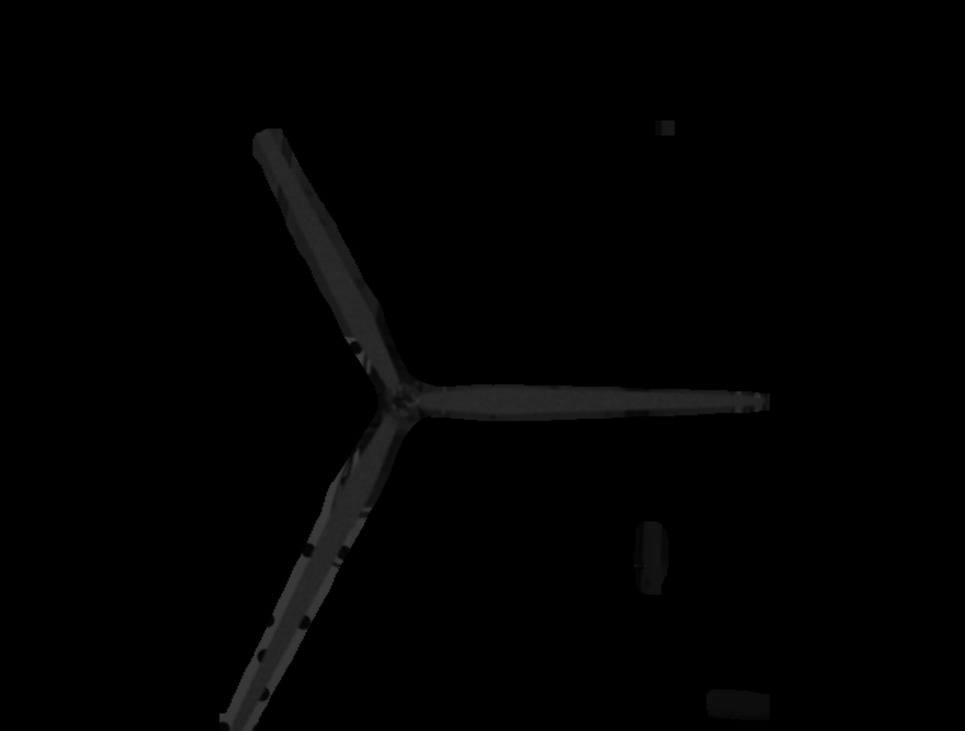
#> input picture imreadTest/ımg/img.png, 965 x 731 px, shrunk from 7920 x 6004 before the run, found by its file name
$ jupyter execute bladeDetect.ipynb
#> lines starting #> are read from the running program, lines starting #| are printed output that depends on the picture; after the words box and inside, x2 and y2 are one past the last pixel; in counts of white or black regions, pixels touching at a corner belong together
<a href="https://colab.research.google.com/github/onuralpArsln/InfoBits/blob/main/bladeDetect.ipynb" target="_parent"></a>

[cell 1]
import cv2
import numpy as np
from google.colab.patches import cv2_imshow

# Load the image
image = cv2.imread("img.png", cv2.IMREAD_GRAYSCALE)
#> image is the input picture: shape (731, 965); min 0, max 64, mean 2


_, binary = cv2.threshold(image, 10, 255, cv2.THRESH_BINARY)
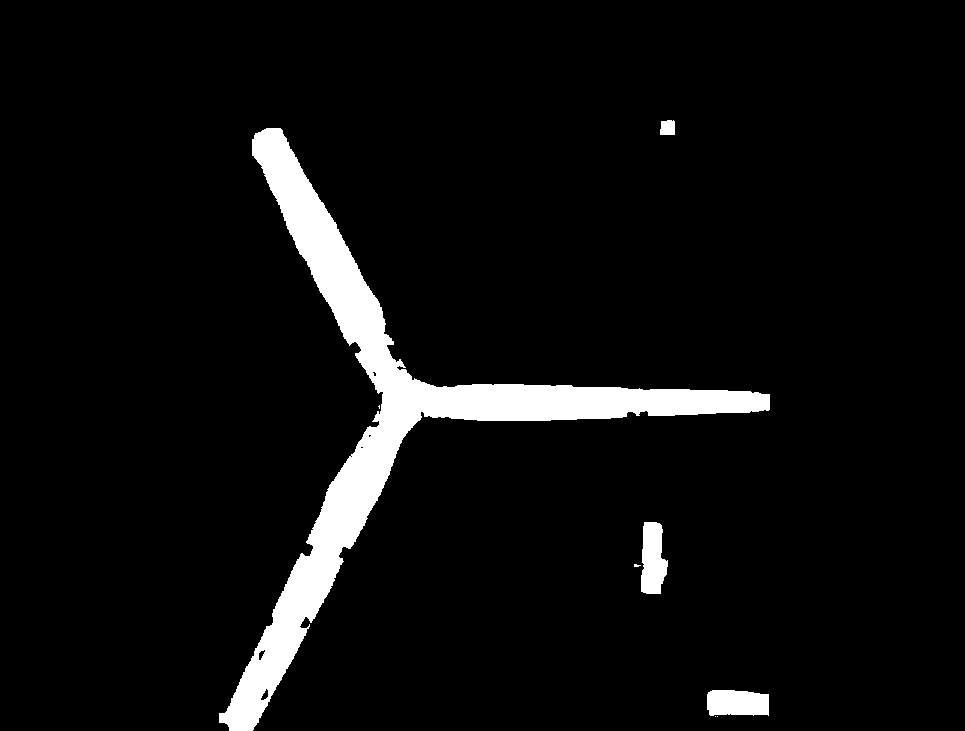
#> binary: shape (731, 965); 5.7% white; 8 white regions (4 under 20 px)

# Show the binary image
cv2_imshow( binary)


# Find contours in the binary image
contours, _ = cv2.findContours(binary, cv2.RETR_EXTERNAL, cv2.CHAIN_APPROX_SIMPLE)
#> contours = 8 contours, 4 with area under 20; largest, box (x1, y1, x2, y2) and area: (219, 128, 770, 731) 35930, (641, 522, 668, 594) 1404, (707, 690, 769, 716) 1372, (660, 120, 675, 135) 180

# Check if contours were found
if len(contours) == 0:
    print("No contours detected. Check the input image or thresholding step.")
else:
    # Find the largest contour (most likely the white blob)
    largest_contour = max(contours, key=cv2.contourArea)
#> largest_contour = contour of 1026 points, box (x1, y1, x2, y2) (219, 128, 770, 731), area 35930

    # Find the extreme points (leftmost, rightmost, topmost, bottommost)
    leftmost = tuple(largest_contour[largest_contour[:, :, 0].argmin()][0])   # Smallest X
#> leftmost = (219, 713)
    rightmost = tuple(largest_contour[largest_contour[:, :, 0].argmax()][0])  # Largest X
#> rightmost = (769, 409)
    topmost = tuple(largest_contour[largest_contour[:, :, 1].argmin()][0])    # Smallest Y
#> topmost = (266, 128)
    bottommost = tuple(largest_contour[largest_contour[:, :, 1].argmax()][0]) # Largest Y
#> bottommost = (229, 730)

    # Print the coordinates of the extreme points
    print(f"Leftmost: {leftmost}")
#| Leftmost: (219, 713)
    print(f"Rightmost: {rightmost}")
#| Rightmost: (769, 409)
    print(f"Topmost: {topmost}")
#| Topmost: (266, 128)
    print(f"Bottommost: {bottommost}")
#| Bottommost: (229, 730)

    # Draw the results on the image
    output = cv2.cvtColor(binary, cv2.COLOR_GRAY2BGR)
#> output: shape (731, 965, 3); 5.7% white; 8 white regions (4 under 20 px), largest, box (x1, y1, x2, y2) and area: (219, 128, 770, 731) 36925, (641, 522, 668, 594) 1494, (707, 690, 769, 716) 1455, (660, 120, 675, 135) 208

    # Mark the extreme points on the image with red circles
    for point in [leftmost, rightmost, topmost]:
        cv2.circle(output, point, 10, (0, 0, 255), -1)  # Red color for points
#> this loop made 3 passes
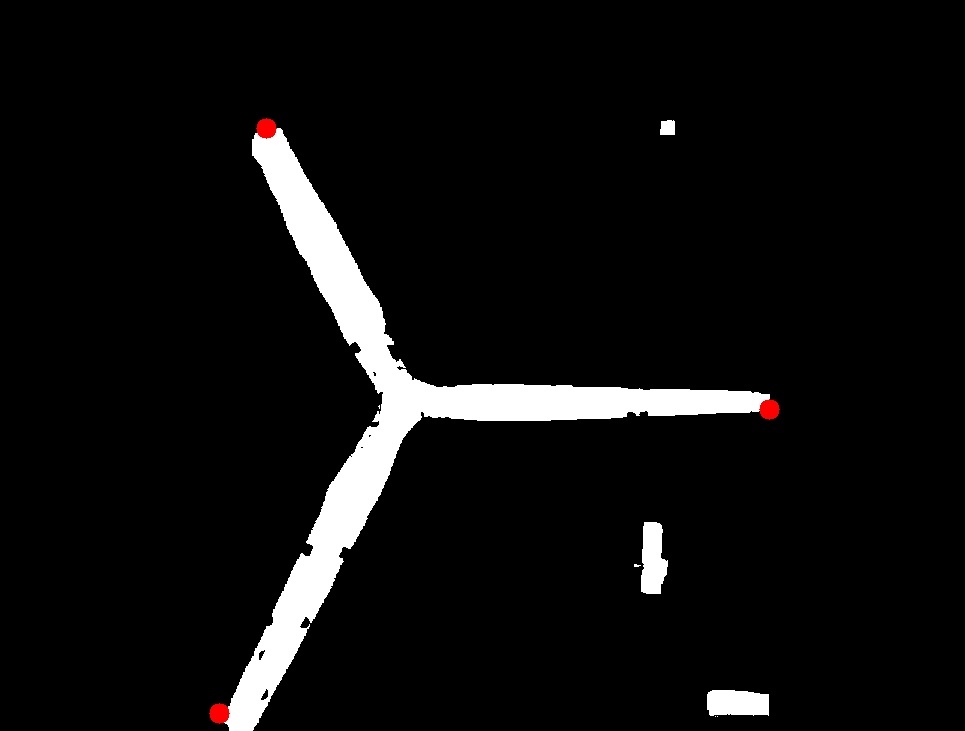
#> output: shape (731, 965, 3); mean B, G, R 14.4, 14.4, 14.7

    # Draw the contour in blue and convex hull in green
    cv2.drawContours(output, [largest_contour], -1, (255, 255, 0), 2)
    cv2.drawContours(output, [cv2.convexHull(largest_contour)], -1, (0, 255, 0), 2)
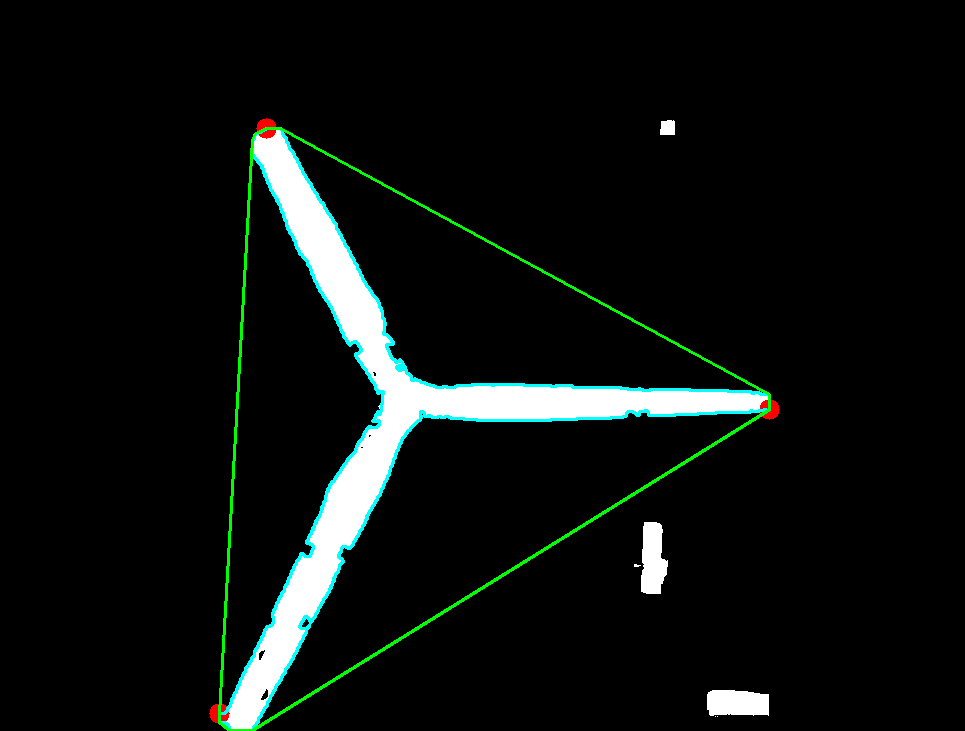
#> output: shape (731, 965, 3); mean B, G, R 15.3, 17.3, 12.9

    # Show the result in Colab
    cv2_imshow(output)
    cv2.waitKey(0)
    cv2.destroyAllWindows()
